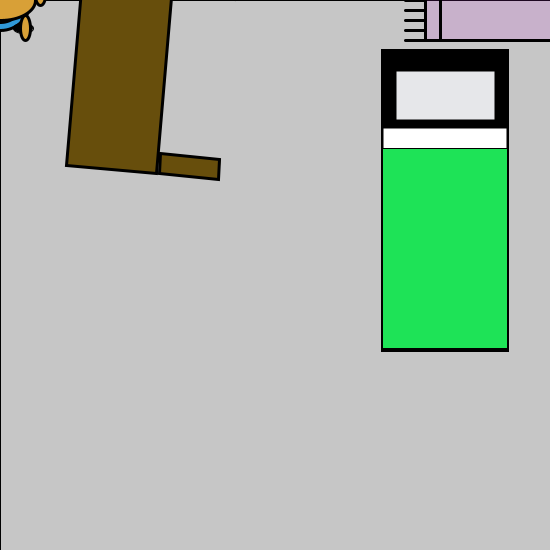
Frame 1 (no input)
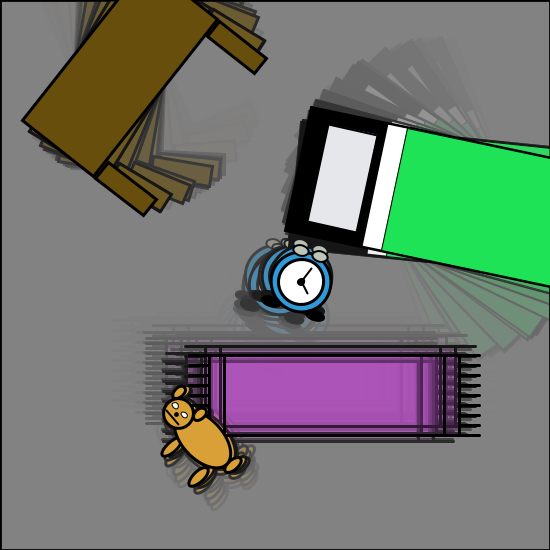
Frame 60 (the mouse pressed at the canvas centre just before this capture)
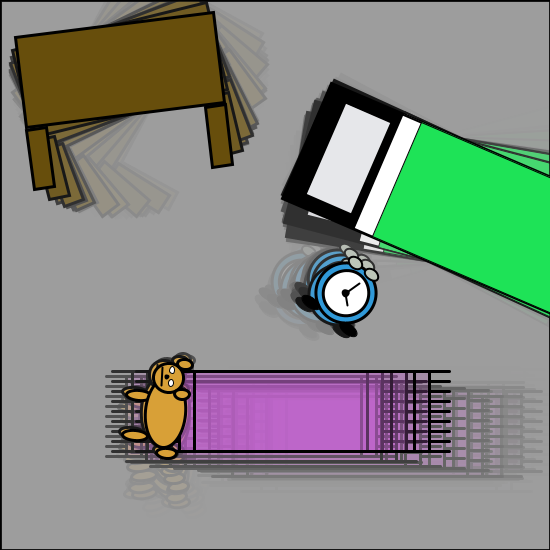
Frame 120 (the mouse held since frame 60 and released just before this capture)

The Processing sketch that drew these frames (run headless with seeded random() and noise(); from frame 60 on, the mouse is pressed at the canvas centre):

// Processing sketch: processing_53009
// ── processing_53009.pde

//Alex Mutter - Creative Code
//Homework 4 - Dorm Room Explosion

float theta;
float theta2;
float y;
float x;
float z;
float a;
float b;
float c;


void setup() {
  size(550, 550);
  smooth();
  rectMode(CENTER);
  ellipseMode(CENTER);
  frameRate(20);
}

void drawBed() {
  fill(0); //draw mattress
  strokeWeight(3);
  rect(0, 0, 125, 300);
  fill(230, 231, 234); //draw pillows
  strokeWeight(2);
  rect(0, -105, 100, 50);
  fill(255); //draw blanket fold
  strokeWeight(2);
  rect(0, -45, 125, 55);
  fill(30, 227, 87); //draw blanket
  strokeWeight(1);
  rect(0, 48, 125, 200);
}

void drawDesk() {
  fill(103, 78, 12); //main body
  strokeWeight(3);
  rect(0, 0, 200, 90);
  rect(-90, 78, 20, 60); //left leg
  rect(90, 78, 20, 60); //right leg
}

void drawAlarmClock() {
  fill(48, 153, 216);
  strokeWeight(3);
  ellipse(0, 0, 60, 60);
  fill(255);
  ellipse(0, 0, 45, 45);
  fill(0);
  ellipse(0, 0, 5, 5);
  strokeWeight(2);
  line(0, 0, 9, 9);
  strokeWeight(2);
  line(0, 0, 5, -16);
  strokeWeight(1);
  fill(0);
  ellipse(23, 28, 20, 10);
  strokeWeight(1);
  fill(0);
  ellipse(-23, 28, 20, 10);
  strokeWeight(2);
  fill(189, 198, 184);
  ellipse(10, -30, 15, 10);
  fill(189, 198, 184);
  ellipse(-10, -30, 15, 10);
}

void drawRug() {
  fill(213, 49, 232, 36);
  strokeWeight(3);
  rect(0, 0, 250, 80);
  line(-110, -40, -110, 40);
  line(110, -40, 110, 40);
  for (int i = - 40; i <=40; i = i + 10) { //draw fibers
    line(125, 0 - i, 145, 0 - i);
    line(-125, 0 - i, -145, 0 - i);
  }
}

void drawBearCatThing() {
  fill(216, 160, 55);
  ellipse(-15, 28, 10, 25); //left leg
  ellipse(25, 28, 10, 25); //right leg
  ellipse(40, -5, 10, 20); //tail
  fill(216, 160, 55);
  strokeWeight(3);
  ellipse(0, 0, 70, 40); //body
  fill(216, 160, 55);
  ellipse(-35, 0, 30, 30); //head
  fill(216, 160, 55);
  ellipse(-50, -15, 10, 15); //left ear
  ellipse(-20, -15, 10, 15); //right ear
  fill(255);
  strokeWeight(1);
  ellipse(-43, -3, 7, 5); //left eye
  ellipse(-30, -3, 7, 5); //right eye
  fill(0);
  strokeWeight(2);
  ellipse(-36, 2, 3, 3); //nose
  line(-45, 7, -27, 7); //mouth
}

void draw() {
  fill(random(255), 36);
  rect(width/2, height/2, width, height);
  
  pushMatrix(); //rotate bed
  translate(445, 200);
  rotate(radians(y));
  drawBed();
  popMatrix();

  pushMatrix(); //move alarm clock
  translate(x, y);
  rotate(radians(theta));
  drawAlarmClock();
  x = x + random(-10, 10);
  y = y + random(-10, 10);
  if ((x > 450) || (x < 0)) {
    x = width/2;
  }
  if ((y > 450) || (y < 0)) {
    y = height/2;
  }
  theta+= 0.3;
  popMatrix();

  pushMatrix(); //rotate desk
  translate(120, 70);
  rotate(radians(x));
  drawDesk();
  popMatrix();

  pushMatrix(); //shift rug
  translate(width - z, a);
  z = z + random(-30, 30);
  if ((z > 500) || (z < 50)) {
    z = 200;
  }
  a = a + random(-10, 10);
  if ((a > 550) || (a < 350)) {
    a = 450;
  }
  drawRug();
  popMatrix();
  
  pushMatrix(); //agonize cat
  translate(b, c);
  rotate(radians(theta2));
  b = b + random(-5, 5);
  if ((b > 300) || (b < 0)) {
    b = 200;
  }
  c = c + random(-10, 10);
  if ((c > 550) || (c < 300)) {
    c = 450;
  }
  drawBearCatThing();
  theta2+= 0.8;
  popMatrix();
  
}
